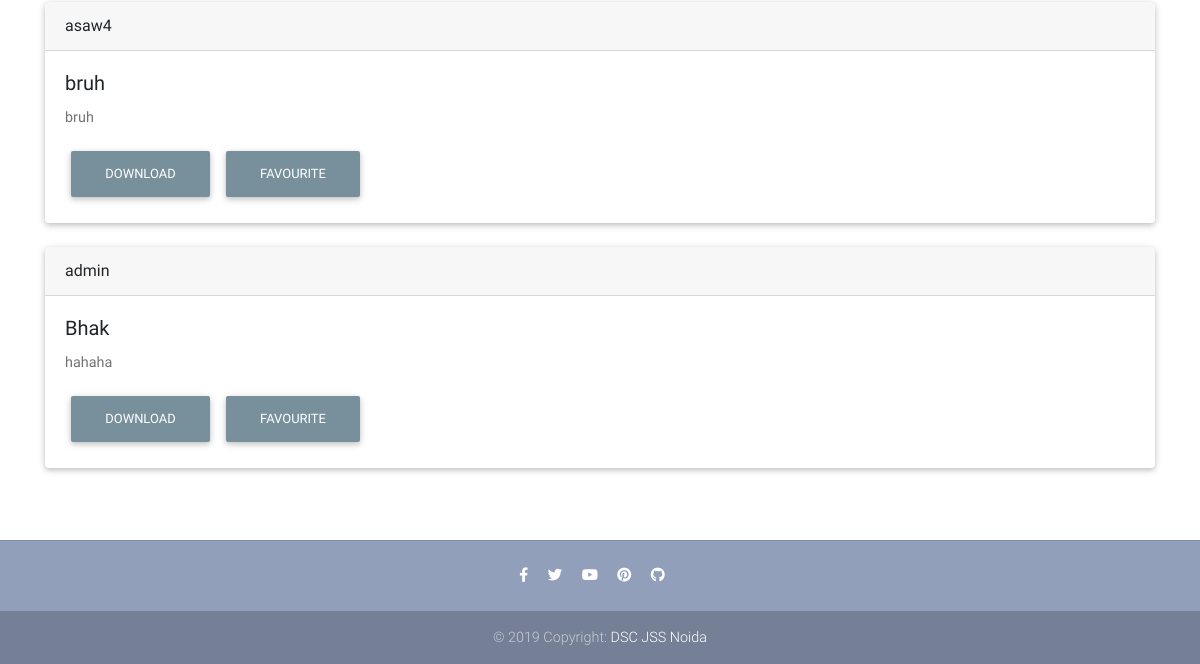
The app's page /Resource/all/ (signed in, lower part), older data.
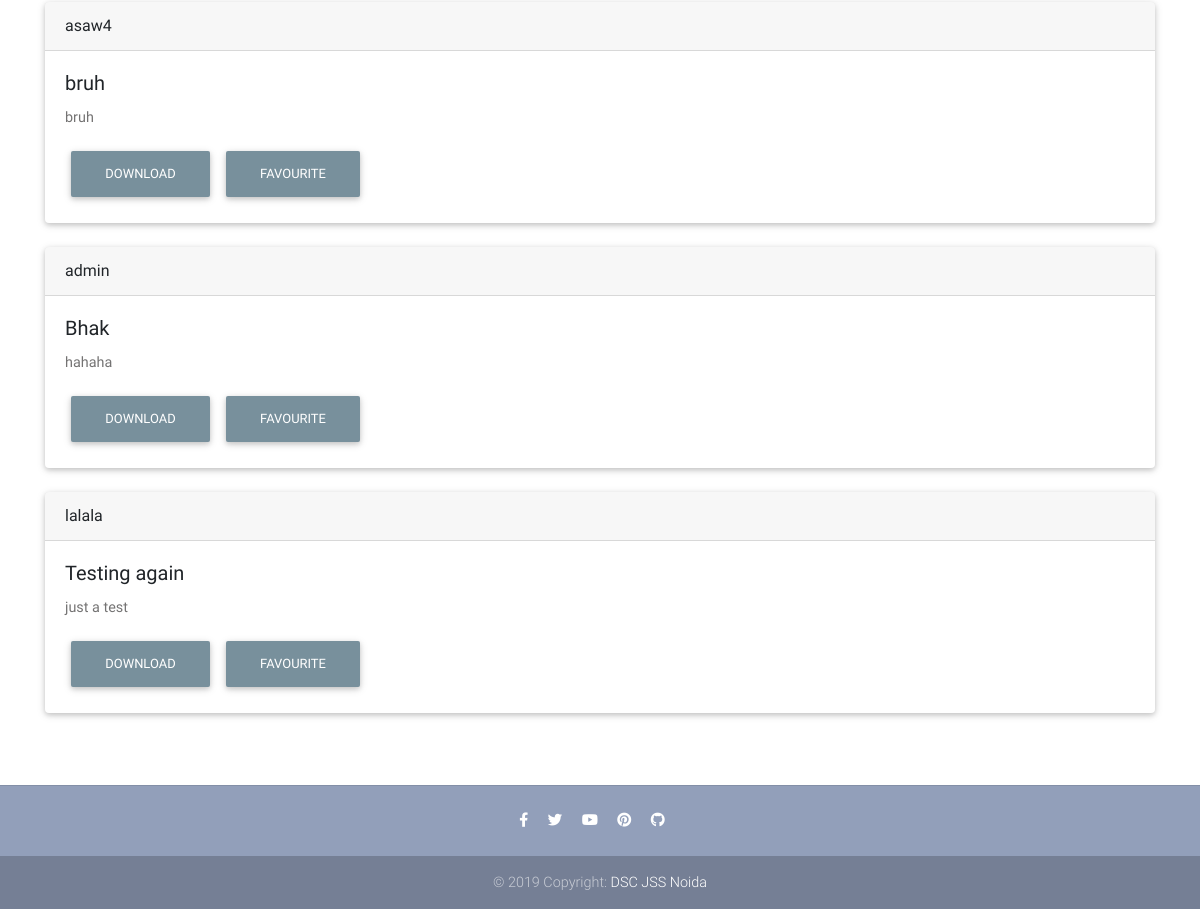
The same page, newer data.
### Resource/models.py (models this page shows, shortened)
class ResFile(models.Model):
    title = models.CharField(max_length=200)
    description = models.CharField(max_length=1500)
    category = models.ForeignKey(Category, null=True,  on_delete = models.SET_NULL)
    tags = models.CharField(max_length=500)
    file = models.FileField(upload_to='uploads/', null=True)
    uploader = models.ForeignKey(User, on_delete=models.CASCADE, null=True)
    date = models.DateTimeField(default=datetime.now, blank=True)

### Resource/views.py (the view)
# urls.py: path('all/', views.all_files_view, name="all_files_view"),
@login_required
def all_files_view(request):
    files = ResFile.objects.all()
    context = {
        'files' : files,
        'title' : 'All Files',
        'index' : True,
    }
    return render(request, 'Resource/category_view.html', context)

### Resource/templates/Resource/category_view.html (shortened to what this page needs)
{% extends 'Resource/base.html' %}
{% block body %}
    <main>
    <div class="container">
    <br>
    {% if files %}
        {% for file in files %}
         <div class="row">
          <div class="col-md-12 lg-12">
           <div class="card">
            <div class="card-header">
             {{ file.uploader }}
            </div>
            <div class="card-body">
             <h5 class="card-title">{{ file.title }}</h5>
             <p class="card-text">{{ file.description }}</p>
             <a href="{% url 'Resource:download' file.id %}" class="btn btn-blue-grey">Download</a>
             <a onclick="sendData({{file.id}})" class="btn btn-blue-grey">Favourite</a>
            </div>
           </div>
          </div>
         </div>
         <br>
        {% endfor %}
    {% else %}
        <p>Sorry no file under such category found</p>
    {% endif %}
    </div>
    </main>
{% endblock %}

Row changes from the older to the newer data that the page shows:
added ResFile: uploader "lalala", title "Testing again", description "just a test"
